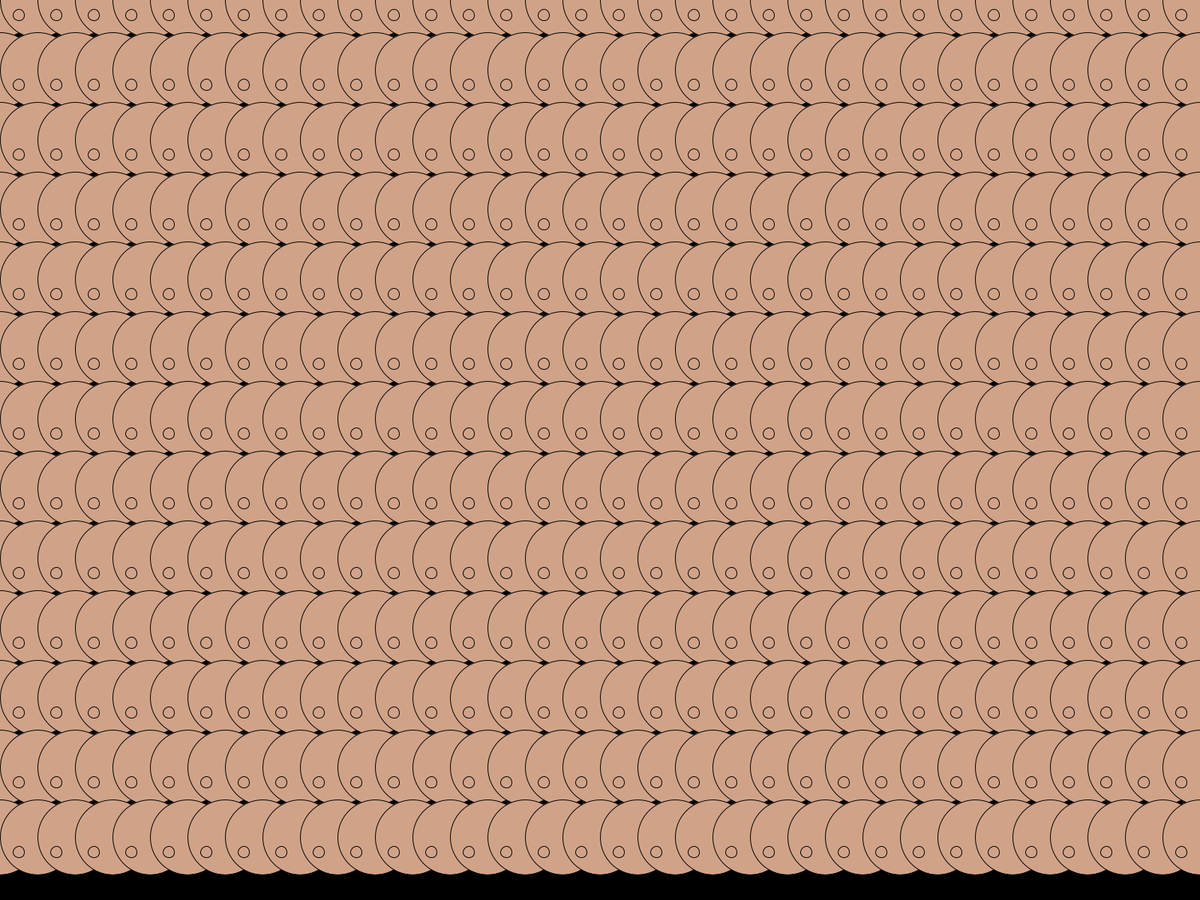
Frame 1 (no input)
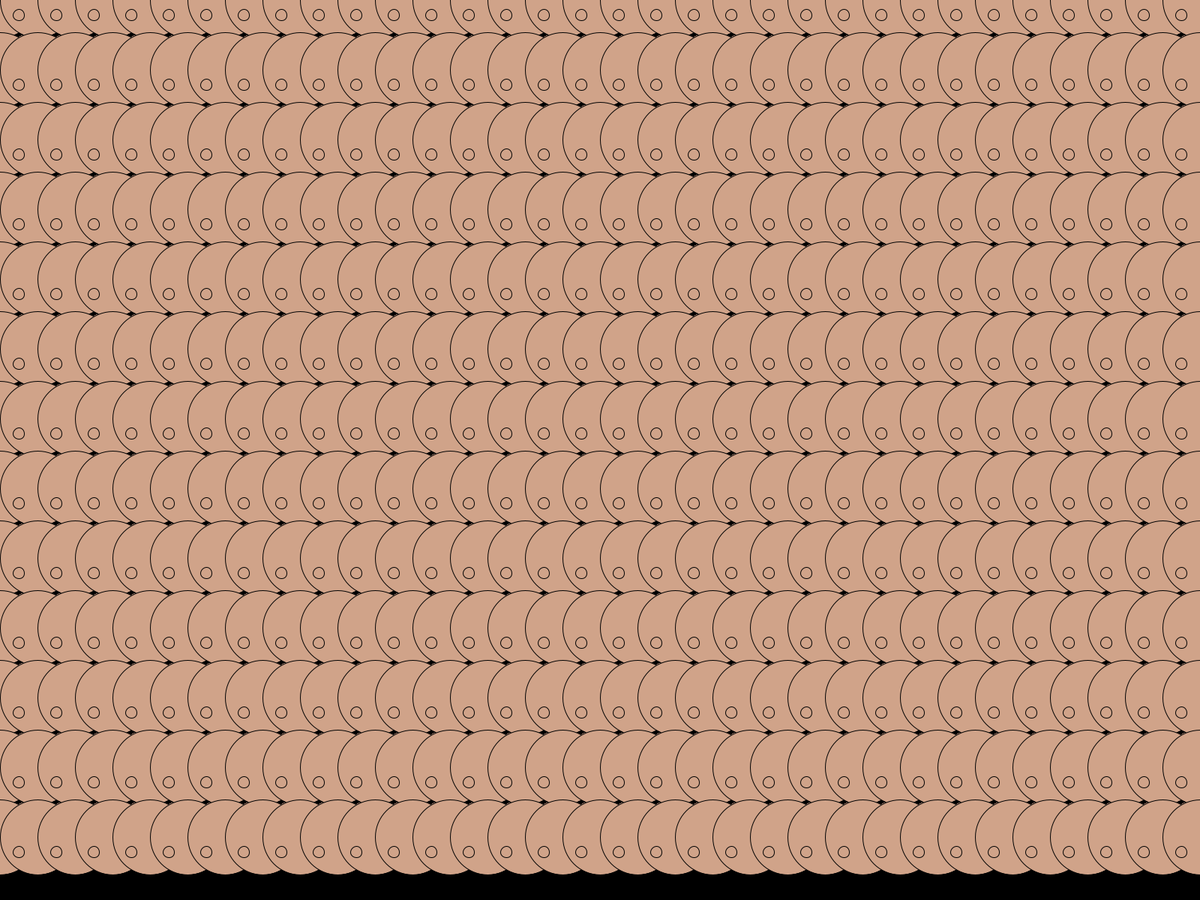
Frame 60 (the mouse pressed at the canvas centre just before this capture)
Frame 120 (the mouse held since frame 60 and released just before this capture): identical to frame 60, image omitted

The Processing sketch that drew these frames (run headless with seeded random() and noise(); from frame 60 on, the mouse is pressed at the canvas centre):

// Processing sketch: tableStructure
// ── tableStructure.pde
int padding = 200;
int colSpan,rowSpan;  
int cols = 15;
int rows = 20;

void setup(){
  fullScreen();
  background(0);
  fill(#D0A389);

  colSpan = (width - padding)/cols; 
  rowSpan = (height - padding)/rows; 
}

void draw(){
  for(int j = 0; j <= height; j+=colSpan){
    for(int i = 0;i <= width; i+=rowSpan){
      ellipse(i,j, 100,100);
      ellipse(i-25,j+20, 15,15);
    }
  }
}
